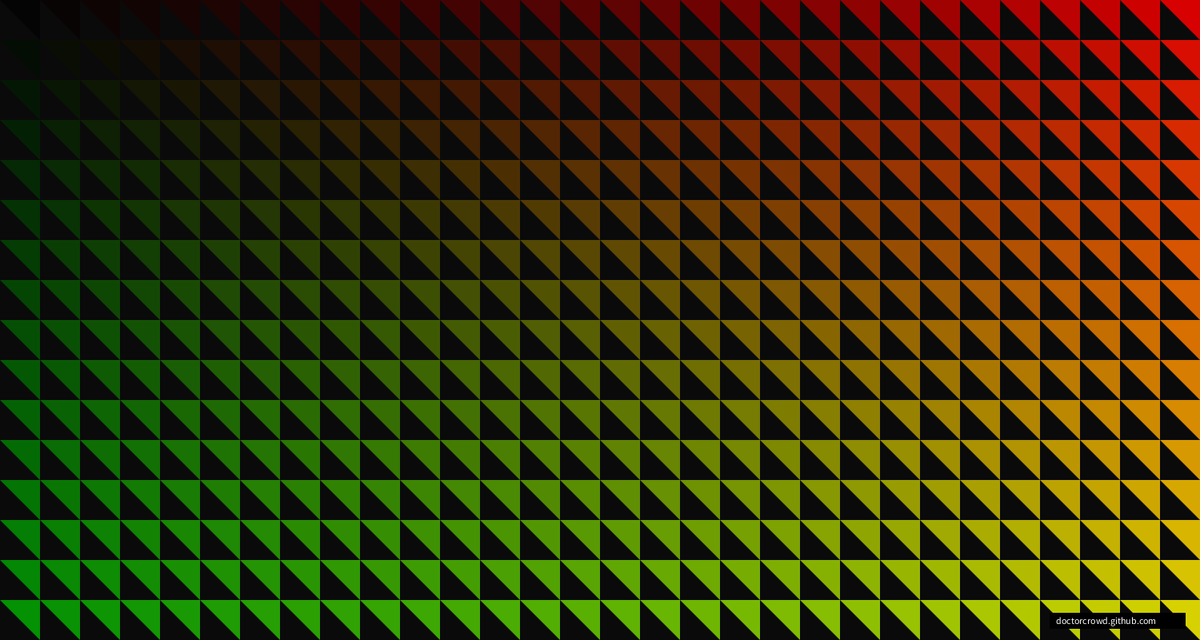
Frame 1 (no input)
Frame 60 (the mouse pressed at the canvas centre just before this capture): identical to frame 1, image omitted
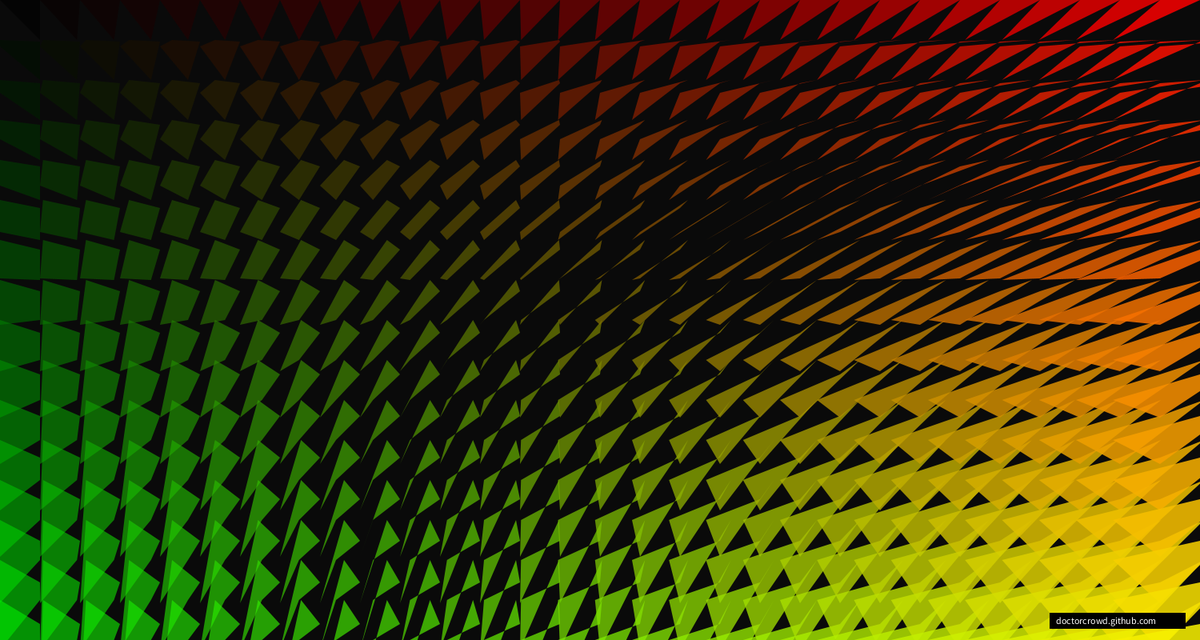
Frame 120 (the mouse held since frame 60 and released just before this capture)

The Processing sketch that drew these frames (run headless with seeded random() and noise(); from frame 60 on, the mouse is pressed at the canvas centre):

// Processing sketch: processing_60950
// ── processing_60950.pde

// *******************************************************************************************
//
// DCR_120429_markupcity_10.pde
// Code by DOCTORCROWD / Stefano Massa / 2012
// This work is licensed under a Creative Commons Attribution-ShareAlike 3.0 Unported License.
// (CC BY-SA 3.0)
//
// *******************************************************************************************

int i,f,j;
int angle=270;
float g=50;

void setup() {
  size(1500,800);
  smooth();

}

void draw () {
  background(10);
  noStroke();
  float rcx = mouseX/10000.0;
  float rcy = mouseY/10000.0;
    for(f=0; f<width; f+=g) {
      for(j=0; j<height; j+=g) {
        fill((f*255/width),(j*255/height),0,f/20+150);
        int click = int(random(5));
        int gg = (int)random(g)+1;
        beginShape();
          vertex(f+f*rcx,j);
          vertex(f+g,j+j*rcy);
          vertex(f-f*rcx+g,j+g);
          vertex(f,j+j*4*rcy);        
        endShape();
       } 
     }
  
  signature();
} 

void signature() {
  noStroke();
  fill(0);
  rect(width-188,height-34,170,20);
  fill(255);
  text("doctorcrowd.github.com", width-180, height-20);
}

// ENJOY
